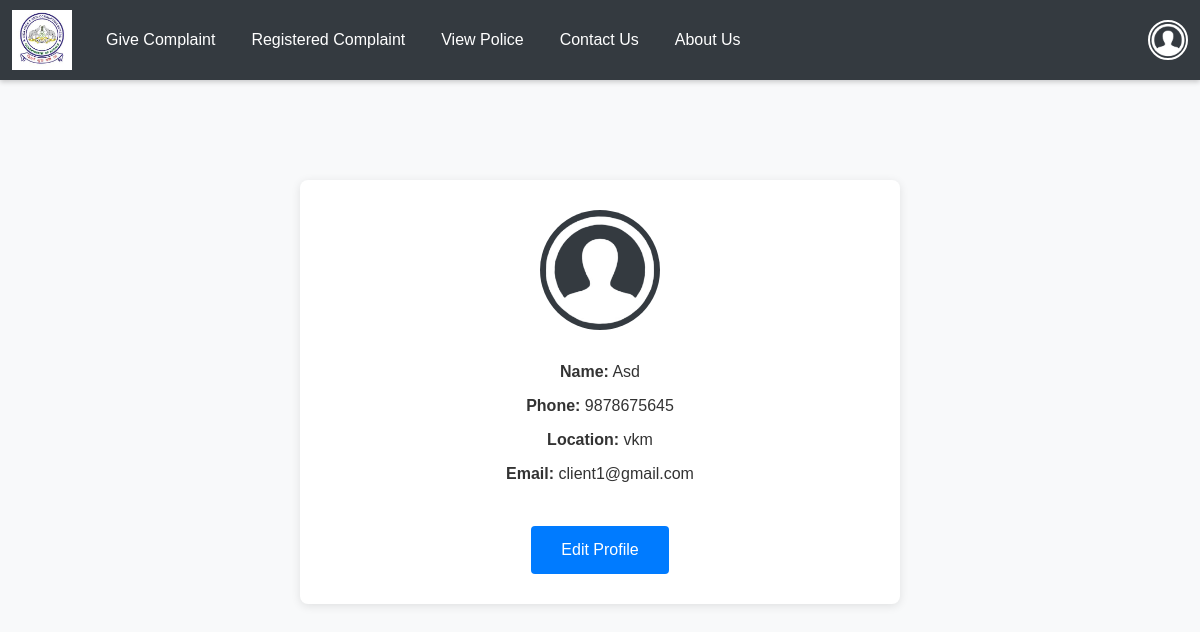
Page /userprofile (signed in) on the committed database.
### app/models.py (models this page shows, shortened)
class User(models.Model):
    Email = models.EmailField(unique=True)
    username = models.TextField()
    phonenumber = models.IntegerField()
    password = models.TextField()
    location = models.TextField()
    idproof = models.CharField(max_length=12)
    profile_picture = models.ImageField(upload_to='profile_pics/', default='profile_pics/default.png')  # Ensure the default image is in the correct path.

### app/views.py (the view)
# urls.py: path('userprofile',views.userprofile),
def userprofile(req):
    if 'user' in req.session:
        return render(req,'user/user_profile.html',{'data':get_user(req)})
    else:
        return redirect(login)

### app/views.py (called while the page is built)
def get_user(req):
    data=User.objects.get(Email=req.session['user'])
    return data

### templates/user/user_profile.html (shortened to what this page needs)
<!DOCTYPE html>
<html lang="en">
<head>
    <link href="https://cdn.jsdelivr.net/npm/bootstrap@5.3.3/dist/css/bootstrap.min.css" rel="stylesheet">
    <link href="https://cdn.jsdelivr.net/npm/bootstrap-icons/font/bootstrap-icons.css" rel="stylesheet">
</head>
<body>
    <nav id="nav" class="navbar navbar-expand-lg navbar-dark sticky-top">
        <div class="container-fluid">
            <a class="navbar-brand" href="../userhome">
                <img id="logo" src="../static/images/images.jpg" alt="CrimeLog">
            </a>
            <div class="collapse navbar-collapse" id="mynavbar">
                <ul class="navbar-nav me-auto">
                    <li class="nav-item">
                        <a class="nav-link" href="../submit_complaint">Give Complaint</a>
                    </li>
                    <li class="nav-item">
                        <a class="nav-link" href="../userhistory">Registered Complaint</a>
                    </li>
                    <li class="nav-item">
                        <a class="nav-link" href="../viewpolices">View Police</a>
                    </li>
                    <li class="nav-item">
                        <a class="nav-link" href="../contactus">Contact Us</a>
                    </li>
                    <li class="nav-item">
                        <a class="nav-link" href="../about">About Us</a>
                    </li>
                </ul>
                <div class="dropdown ms-3">
                    <button class="btn btn-link dropdown p-0 border-0" type="button" id="profileDropdown" data-bs-toggle="dropdown" aria-expanded="false">
                        <img src="static/images/profile.png" alt="Profile" class="profile-img">
                    </button>
                </div>
            </div>
        </div>
    </nav>
    <div class="card-body">
        <div class="profile-container">
            <img src="../static/images/profile.png" alt="Profile Image" class="profile-image">
            <div class="profile-info">
                <p><strong>Name:</strong> {{data.username}}</p>
                <p><strong>Phone:</strong> {{data.phonenumber}}</p>
                <p><strong>Location:</strong> {{data.location}}</p>
                <p><strong>Email:</strong> {{data.Email}}</p>
            </div>
            <button class="edit-button" onclick="window.location.href='../updateuserprofile'">Edit Profile</button>
        </div>
    </div>
</body>
</html>

### templates/user/user_profile.html (style rules this page uses)
body { font-family: Arial, sans-serif; background-color: #f8f9fa; }
#nav { box-shadow: 0 2px 5px rgba(0, 0, 0, 0.2); background-color: #343a40; height: 80px; }
.navbar-brand img { max-height: 60px; }
.navbar .nav-link { color: #fff; transition: color 0.3s ease; margin: 10px; }
.profile-img { width: 40px; height: 40px; border-radius: 50%; object-fit: cover; border: 2px solid #fff; background-color: #343a40; }
.card-body { justify-items: center; }
.profile-container { background-color: #fff; width: 100%; max-width: 600px; padding: 30px; border-radius: 8px; box-shadow: 0 2px 10px rgba(0, 0, 0, 0.1); text-align: center; margin-top: 100px; display: flex; flex-direction: column; align-items: center; }
.profile-image { width: 120px; height: 120px; border-radius: 50%; object-fit: cover; margin-bottom: 20px; background-color: #343a40; }
.profile-info { width: 100%; margin-bottom: 30px; text-align: left; }
.profile-info p { margin: 10px 0; font-size: 16px; text-align: center; color: #333; }
.edit-button { padding: 12px 30px; background-color: #007bff; color: white; border: none; border-radius: 4px; cursor: pointer; font-size: 16px; transition: background-color 0.3s ease; }

### rows in the picture
User: username "Asd", phonenumber "9878675645", location "vkm", Email "client1@gmail.com"
